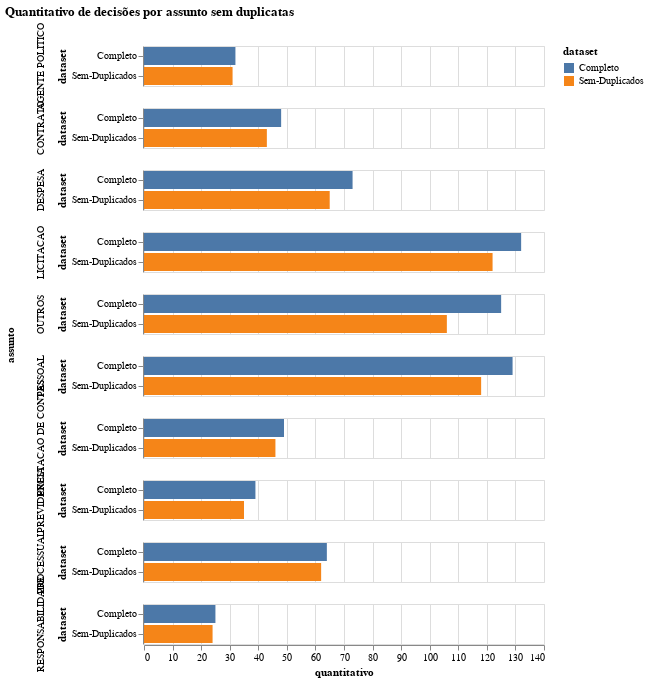

Notebook code cell kept with this figure:
### Code cell
qtde_compara = df_qtde_compara.groupby(['assunto', 'dataset'])['quantitativo']\
    .min()\
    .reset_index()\
    .rename(columns={'assunto_agrupado': 'assunto', 'arquivo' : 'quantitativo'})

alt.Chart(qtde_compara).mark_bar().encode(
    x="quantitativo:Q",
    y="dataset:O",
    color='dataset',
    row = 'assunto',
).properties(title='Quantitativo de decisões por assunto sem duplicatas'
).configure_mark(color='#40A89E'
)

### Figure 1 — Vega-Lite specification as saved in the notebook (floating-point values rounded to 4 significant figures)
{"config": {"view": {"continuousWidth": 400, "continuousHeight": 300}, "mark": {"color": "#40A89E"}}, "data": {"name": "data-785201eff71fb07cee7a839f5e7c1ea2"}, "mark": "bar", "encoding": {"color": {"type": "nominal", "field": "dataset"}, "row": {"type": "nominal", "field": "assunto"}, "x": {"type": "quantitative", "field": "quantitativo"}, "y": {"type": "ordinal", "field": "dataset"}}, "title": "Quantitativo de decisões por assunto sem duplicatas", "$schema": "https://vega.github.io/schema/vega-lite/v4.8.1.json", "datasets": {"data-785201eff71fb07cee7a839f5e7c1ea2": [{"assunto": "AGENTE POLITICO", "dataset": "Completo", "quantitativo": 32}, {"assunto": "AGENTE POLITICO", "dataset": "Sem-Duplicados", "quantitativo": 31}, {"assunto": "CONTRATO", "dataset": "Completo", "quantitativo": 48}, {"assunto": "CONTRATO", "dataset": "Sem-Duplicados", "quantitativo": 43}, {"assunto": "DESPESA", "dataset": "Completo", "quantitativo": 73}, {"assunto": "DESPESA", "dataset": "Sem-Duplicados", "quantitativo": 65}, {"assunto": "LICITACAO", "dataset": "Completo", "quantitativo": 132}, {"assunto": "LICITACAO", "dataset": "Sem-Duplicados", "quantitativo": 122}, {"assunto": "OUTROS", "dataset": "Completo", "quantitativo": 125}, {"assunto": "OUTROS", "dataset": "Sem-Duplicados", "quantitativo": 106}, {"assunto": "PESSOAL", "dataset": "Completo", "quantitativo": 129}, {"assunto": "PESSOAL", "dataset": "Sem-Duplicados", "quantitativo": 118}, {"assunto": "PRESTACAO DE CONTAS", "dataset": "Completo", "quantitativo": 49}, {"assunto": "PRESTACAO DE CONTAS", "dataset": "Sem-Duplicados", "quantitativo": 46}, {"assunto": "PREVIDENCIA", "dataset": "Completo", "quantitativo": 39}, {"assunto": "PREVIDENCIA", "dataset": "Sem-Duplicados", "quantitativo": 35}, {"assunto": "PROCESSUAL", "dataset": "Completo", "quantitativo": 64}, {"assunto": "PROCESSUAL", "dataset": "Sem-Duplicados", "quantitativo": 62}, {"assunto": "RESPONSABILIDADE", "dataset": "Completo", "quantitativo": 25}, {"assunto": "RESPONSABILIDADE", "dataset": "Sem-Duplicados", "quantitativo": 24}]}}
